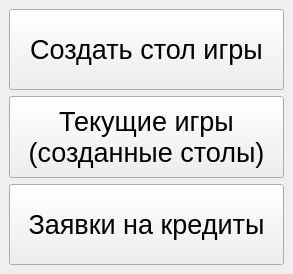
<?xml version="1.0" encoding="UTF-8"?>
<ui version="4.0">
 <class>MainWindow</class>
 <widget class="QMainWindow" name="MainWindow">
  <property name="geometry">
   <rect>
    <x>0</x>
    <y>0</y>
    <width>293</width>
    <height>274</height>
   </rect>
  </property>
  <property name="windowTitle">
   <string>MainWindow</string>
  </property>
  <widget class="QWidget" name="centralwidget">
   <layout class="QGridLayout" name="gridLayout">
    <item row="3" column="1">
     <widget class="QPushButton" name="pushButton_2">
      <property name="sizePolicy">
       <sizepolicy hsizetype="Expanding" vsizetype="Expanding">
        <horstretch>0</horstretch>
        <verstretch>0</verstretch>
       </sizepolicy>
      </property>
      <property name="font">
       <font>
        <family>Segoe UI</family>
        <pointsize>20</pointsize>
       </font>
      </property>
      <property name="text">
       <string>Заявки на кредиты</string>
      </property>
     </widget>
    </item>
    <item row="1" column="1">
     <widget class="QPushButton" name="pushButton_3">
      <property name="sizePolicy">
       <sizepolicy hsizetype="Expanding" vsizetype="Expanding">
        <horstretch>0</horstretch>
        <verstretch>0</verstretch>
       </sizepolicy>
      </property>
      <property name="font">
       <font>
        <family>Segoe UI</family>
        <pointsize>20</pointsize>
       </font>
      </property>
      <property name="text">
       <string>Текущие игры 
(созданные столы)</string>
      </property>
     </widget>
    </item>
    <item row="0" column="1">
     <widget class="QPushButton" name="pushButton">
      <property name="sizePolicy">
       <sizepolicy hsizetype="Expanding" vsizetype="Expanding">
        <horstretch>0</horstretch>
        <verstretch>0</verstretch>
       </sizepolicy>
      </property>
      <property name="font">
       <font>
        <family>Segoe UI</family>
        <pointsize>20</pointsize>
       </font>
      </property>
      <property name="text">
       <string>Создать стол игры</string>
      </property>
     </widget>
    </item>
   </layout>
  </widget>
 </widget>
 <resources/>
 <connections/>
</ui>
